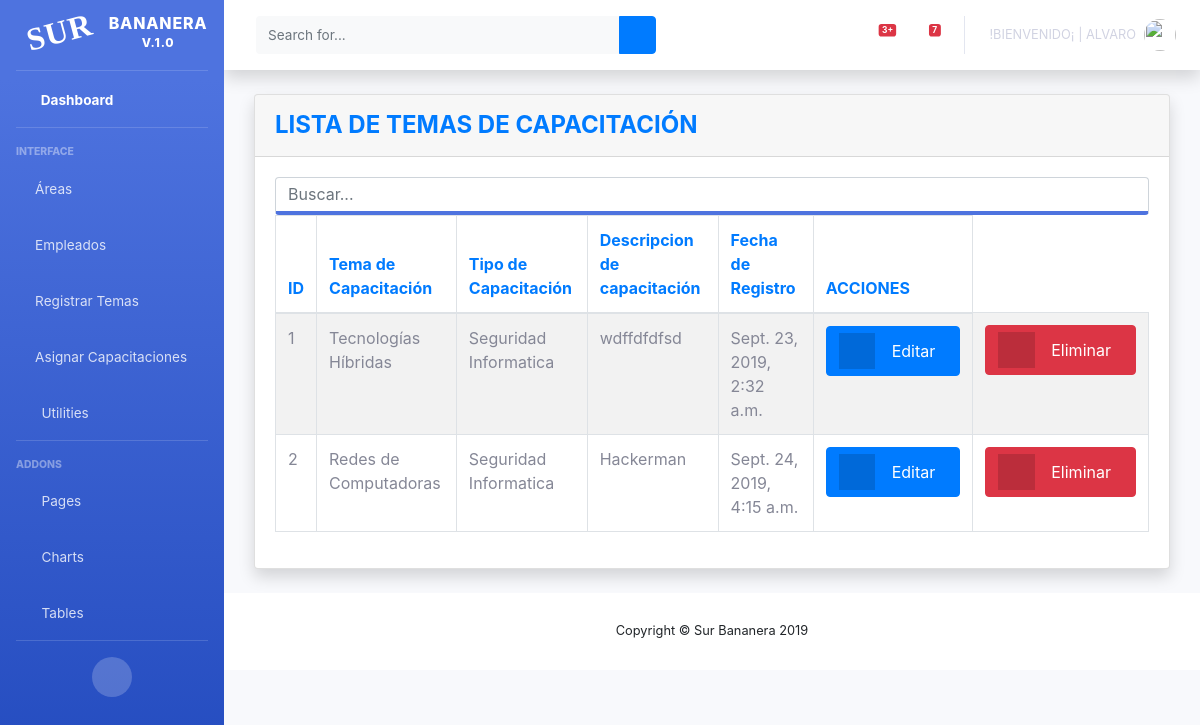
/bananera/listaCapacitaciones (signed in), run on the app's committed database.
### surBananas/models.py (models this page shows, shortened)
class programasCapacitacion(models.Model):
    temaCapacitacion = models.TextField(max_length=50, blank=True, null=True)
    descripcionCapacitacion = models.TextField(max_length=100, blank=True, null=True)
    tipoCapacitacion = models.TextField(max_length=50, blank=True, null=True)
    status = models.BooleanField('Estado', default=True)
    created_at = models.DateTimeField(auto_now_add=True)

### surBananas/views.py (the view)
# urls.py: path('listaCapacitaciones', login_required(views.ListaCapacitacion.as_view()), name = 'listaCapacitaciones'),
class ListaCapacitacion(ListView):
    model = programasCapacitacion
    template_name = 'capacitaciones.html'
    context_object_name = 'capacitaciones'
    queryset = programasCapacitacion.objects.filter(status=True)

### surBananas/templates/capacitaciones.html (shortened to what this page needs)
{% extends 'indexAdmin.html' %}
{% block contenido %}
    <div class="container-fluid">
        <div class="card shadow mb-4">
            <div class="card-header py-3">
                <h4 class="m-0 font-weight-bold text-primary">LISTA DE TEMAS DE CAPACITACIÓN</h4>
            </div>
            <div class="card-body">
                <div class="table-responsive">
                    {% if capacitaciones %}
                        <table id="example" class="table table-striped table-bordered nowrap" style="width:100%">
                        <input class="form-control border-bottom-primary" id="myInput" type="text" placeholder="Buscar...">
                            <thead class=" text-primary">
                            <th>ID</th>
                            <th>Tema de Capacitación</th>
                            <th>Tipo de Capacitación</th>
                            <th>Descripcion de capacitación</th>
                            <th>Fecha de Registro</th>
                            <th>ACCIONES</th>
                            </thead>
                            <tbody id="myTable">
                            {% for c in capacitaciones %}
                                <tr>
                                    <td> {{ c.id }} </td>
                                    <td> {{ c.temaCapacitacion}} </td>
                                    <td> {{ c.tipoCapacitacion }} </td>
                                    <td> {{ c.descripcionCapacitacion }} </td>
                                    <td> {{ c.created_at }} </td>
                                    <td>
                                        <a href="{% url 'editarCapacitaciones' c.id %}" class="btn btn-primary btn-icon-split">
                                            <span class="icon text-white-50">
                                                 <i class="fas fa-edit"></i>
                                            </span>
                                            <span class="text">Editar</span>
                                        </a>
                                    </td>
                                    <td>
                                        <a href="{% url 'eliminarCapacitaciones' c.id %}" class="btn btn-danger btn-icon-split">
                                            <span class="icon text-white-50">
                                            <i class="fas fa-trash"></i>
                                            </span>
                                            <span class="text">Eliminar</span>
                                        </a>
                                    </td>
                                </tr>
                            {% endfor %}
                            </tbody>
                        </table>
                    {% else %}
                        <h1>NOT FOUND</h1>
                        </div>
                    {% endif %}
            </div>
        </div>
    </div>
    </html>
{% endblock contenido %}

### templates/indexAdmin.html (shortened to what this page needs)
{% load static %}
<!DOCTYPE html>
<html lang="en">
<head>
    <link href="{% static 'IndexAdmin/vendor/fontawesome-free/css/all.min.css' %}" rel="stylesheet" type="text/css">
    <link href="{% static 'IndexAdmin/css/sb-admin-2.min.css' %}" rel="stylesheet">
    <link href="{% static 'IndexAdmin/vendor/datatables/dataTables.bootstrap4.min.css' %}" rel="stylesheet">
    <link rel="stylesheet" href="https://cdnjs.cloudflare.com/ajax/libs/twitter-bootstrap/4.1.3/css/bootstrap.css">
    <link rel="stylesheet" href="https://cdn.datatables.net/fixedheader/3.1.5/css/fixedHeader.bootstrap.min.css">
    <link rel="stylesheet" href="https://cdn.datatables.net/responsive/2.2.3/css/responsive.bootstrap.min.css">
</head>
<body id="page-top">
<div id="wrapper">
    <ul class="navbar-nav bg-gradient-primary sidebar sidebar-dark accordion" id="accordionSidebar">
        <a class="sidebar-brand d-flex align-items-center justify-content-center" href="{% url 'home' %}">
            <div class="sidebar-brand-icon rotate-n-15">
                <i class="fas fa-laugh-wink">Sur</i>
            </div>
            <div class="sidebar-brand-text mx-3">Bananera <sup>V.1.0</sup></div>
        </a>
        <hr class="sidebar-divider my-0">
        <li class="nav-item active">
            <a class="nav-link" href="{% url 'home' %}">
                <i class="fas fa-fw fa-tachometer-alt"></i>
                <span>Dashboard</span></a>
        </li>
        <hr class="sidebar-divider">
        <div class="sidebar-heading">
            Interface
        </div>
        <li class="nav-item">
            <a class="nav-link collapsed" href="#" data-toggle="collapse" data-target="#collapse4" aria-expanded="true" aria-controls="collapse4">
                <i class="fas fa-city"></i>
                    <span>Áreas</span>
            </a>
        </li>
        <li class="nav-item">
            <a class="nav-link collapsed" href="#" data-toggle="collapse" data-target="#collapseTwo" aria-expanded="true" aria-controls="collapseTwo">
                <i class="fas fa-user-plus"></i>
                <span>Empleados</span>
            </a>
        </li>
         <li class="nav-item">
            <a class="nav-link collapsed" href="#" data-toggle="collapse" data-target="#collapseOne" aria-expanded="true" aria-controls="collapseOne">
                <i class="fas fa-chalkboard-teacher"></i>
                <span>Registrar Temas</span>
            </a>
        </li>
        <li class="nav-item">
            <a class="nav-link collapsed" href="#" data-toggle="collapse" data-target="#collapse3" aria-expanded="true" aria-controls="collapse3">
                <i class="fas fa-calendar-alt"></i>
                    <span>Asignar Capacitaciones</span>
            </a>
        </li>
        <li class="nav-item">
            <a class="nav-link collapsed" href="#" data-toggle="collapse" data-target="#collapseUtilities" aria-expanded="true" aria-controls="collapseUtilities">
                <i class="fas fa-fw fa-wrench"></i>
                <span>Utilities</span>
            </a>
        </li>
        <hr class="sidebar-divider">
        <div class="sidebar-heading">
            Addons
        </div>
        <li class="nav-item">
            <a class="nav-link collapsed" href="#" data-toggle="collapse" data-target="#collapsePages" aria-expanded="true" aria-controls="collapsePages">
                <i class="fas fa-fw fa-folder"></i>
                <span>Pages</span>
            </a>
        </li>
        <li class="nav-item">
            <a class="nav-link" href="charts.html">
                <i class="fas fa-fw fa-chart-area"></i>
                <span>Charts</span></a>
        </li>
        <li class="nav-item">
            <a class="nav-link" href="tables.html">
                <i class="fas fa-fw fa-table"></i>
                <span>Tables</span></a>
        </li>
        <hr class="sidebar-divider d-none d-md-block">
        <div class="text-center d-none d-md-inline">
            <button class="rounded-circle border-0" id="sidebarToggle"></button>
        </div>
    </ul>
    <div id="content-wrapper" class="d-flex flex-column">
        <div id="content">
            <nav class="navbar navbar-expand navbar-light bg-white topbar mb-4 static-top shadow">
                <form class="d-none d-sm-inline-block form-inline mr-auto ml-md-3 my-2 my-md-0 mw-100 navbar-search">
                    <div class="input-group">
                        <input type="text" class="form-control bg-light border-0 small" placeholder="Search for..." aria-label="Search" aria-describedby="basic-addon2">
                        <div class="input-group-append">
                            <button class="btn btn-primary" type="button">
                                <i class="fas fa-search fa-sm"></i>
                            </button>
                        </div>
                    </div>
                </form>
                <ul class="navbar-nav ml-auto">
                    <li class="nav-item dropdown no-arrow mx-1">
                        <a class="nav-link dropdown-toggle" href="#" id="alertsDropdown" role="button" data-toggle="dropdown" aria-haspopup="true" aria-expanded="false">
                            <span class="badge badge-danger badge-counter">3+</span>
                        </a>
                    </li>
                    <li class="nav-item dropdown no-arrow mx-1">
                        <a class="nav-link dropdown-toggle" href="#" id="messagesDropdown" role="button" data-toggle="dropdown" aria-haspopup="true" aria-expanded="false">
                            <i class="fas fa-envelope fa-fw"></i>
                            <span class="badge badge-danger badge-counter">7</span>
                        </a>
                    </li>
                    <li class="nav-item dropdown no-arrow">
                        <a class="nav-link dropdown-toggle" href="#" id="userDropdown" role="button" data-toggle="dropdown" aria-haspopup="true" aria-expanded="false">
                            <span class="mr-2 d-none d-lg-inline text-blue-600 small" style="text-transform: uppercase;">!Bienvenido¡ | {{user}}</span>
                            <img class="img-profile rounded-circle" src="{% static 'IndexAdmin/img/user.jpg' %}">
                        </a>
                    </li>
                </ul>
            </nav>
            <div class="container-fluid">
                {% block contenido %}
            {% endblock contenido %}
        <footer class="sticky-footer bg-white">
            <div class="container my-auto">
                <div class="copyright text-center my-auto">
                    <span>Copyright &copy; Sur Bananera 2019</span>
                </div>
            </div>
        </footer>
</body>
</html>

### data on the page
programasCapacitacion: id "1", temaCapacitacion "Tecnologías Híbridas", tipoCapacitacion "Seguridad Informatica", descripcionCapacitacion "wdffdfdfsd", created_at "Sept. 23, 2019, 2:32 a.m."
programasCapacitacion: id "2", temaCapacitacion "Redes de Computadoras", tipoCapacitacion "Seguridad Informatica", descripcionCapacitacion "Hackerman", created_at "Sept. 24, 2019, 4:15 a.m."

### other printed values
{{ user }} "ALVARO"
